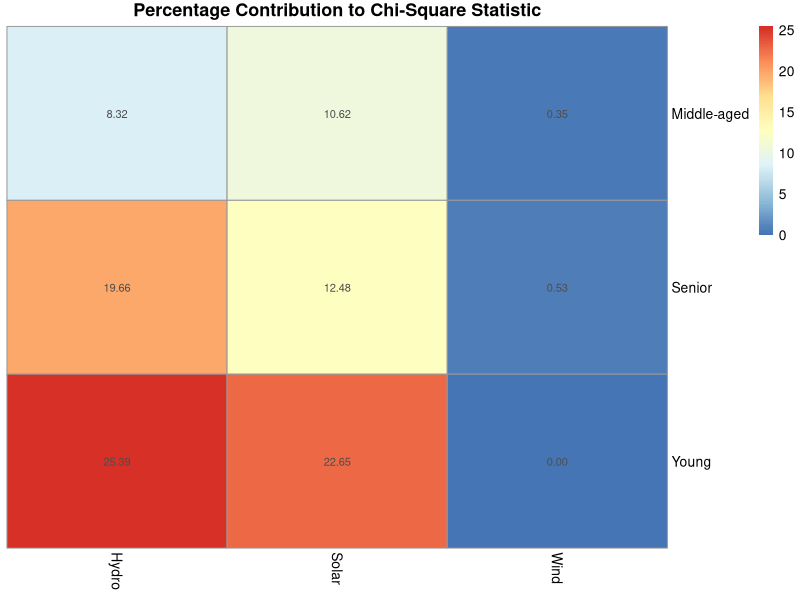

This chart was generated by the following R code:
### Chi-Squared Test

# Requirements:
# Two Categorical variables
# Observations should be independent - only belonging to one category
# Expected Cell Count over 5 in at least 80% of cell (roughly)
# Large-enough sample size, >20-30 observations is best


####                            Setup and Libraries                                       ####

# Load necessary library

library(dplyr)
library(pheatmap)


# Create a practice dataset - purely for example use

set.seed(123)  # For reproducibility
energy_table <- data.frame(
  Age_Group = rep(c("Young", "Middle-aged", "Senior"), times = c(50, 30, 20)),  # Unequal distribution
  Energy_Preference = c(
    rep("Solar", 30), rep("Wind", 15), rep("Hydro", 5),  # Young prefer Solar the most
    rep("Solar", 5), rep("Wind", 10), rep("Hydro", 15),  # Middle-aged prefer Hydro the most
    rep("Solar", 2), rep("Wind", 5), rep("Hydro", 13)    # Seniors mostly prefer Hydro
  )
)

# View the first few rows

head(energy_table)


####                    Create Contingency Table and perform Chi-Squared Test             ####


# Create a Contingency Table (Chi-Squared formatted table)

contingency_table <- table(energy_table$Age_Group, energy_table$Energy_Preference)

print(contingency_table)

# Perform the Chi-Squared Test

chi_square_test <- chisq.test(contingency_table)

# View the results

print(chi_square_test)


## Chi-Squared Output

# X-squared = Chi-Square Statistic - discrepancy between the observed frequencies in the contingency table and the frequencies we would expect if there were no associations between the variables.
# df = Degrees of Freedom -  calculated as (number of row - 1) * (number of columns - 1).
# p-value = P-Value - reject the null hypothesis (no association) if p<0.05



####                  Extra information from the Chi-Squared Test                           ####

## Supplementary Statistics

# Observed counts - Observed number of variable interactions

observed_counts <- chi_square_test$observed

print(observed_counts)


# Expected counts - calculated under the assumption that there is no association between variables

expected_counts <- chi_square_test$expected
print(round(expected_counts, 2))


# Pearson residuals - help identify the largest discrepancies between observed and expected counts, indicating which cells contribute most to the chi-square statistic

pearson_residuals <- chi_square_test$residuals
print(round(pearson_residuals, 2))

# Positive residuals indicate that the observed count is higher than expected
# Negative residuals indicate that the observed count is lower than expected
# Large positive or negative residuals suggest a significant deviation from what was expected
# Small residuals (close to 0) suggest that the observed counts are close to the expected counts, indicating a weaker deviation


## Contribution Diagram

# Calculate each cell's contribution to chi-square statistic

contributions <- (observed_counts - expected_counts)^2 / expected_counts

# Calculate percentage contributions

total_chi_square <- chi_square_test$statistic
percentage_contributions <- 100 * contributions / total_chi_square

print("Percentage Contributions:")
print(round(percentage_contributions, 2))


# Create heatmap to visualise percentage contributions

pheatmap(percentage_contributions,
         display_numbers = TRUE,
         cluster_rows = FALSE,
         cluster_cols = FALSE,
         main = "Percentage Contribution to Chi-Square Statistic")
